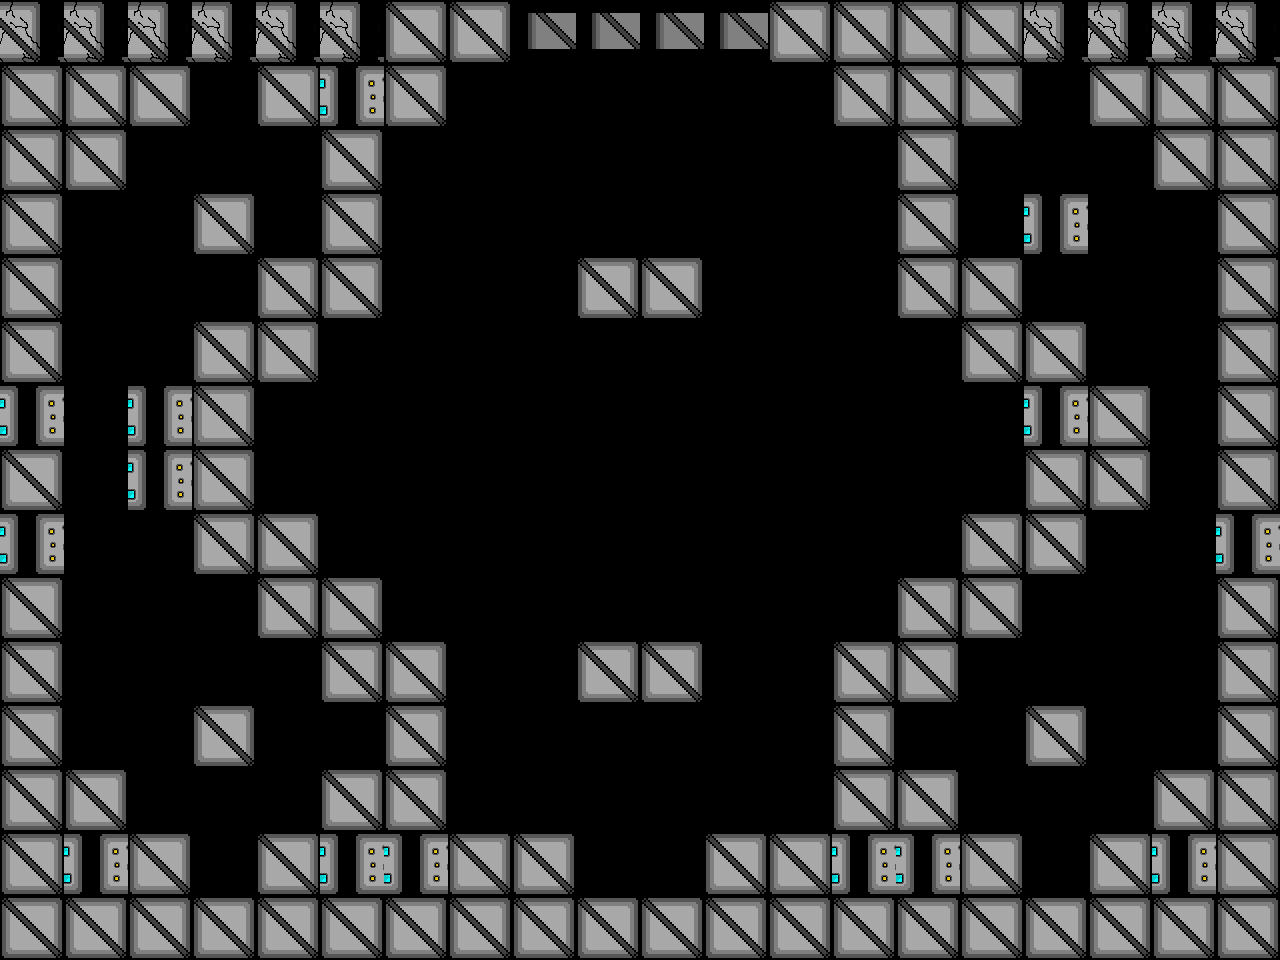

This game map was drawn from its Tiled (.tmx) file and the tilesets committed beside it. A one-line description and the trimmed map source follow:
An orthogonal 20x15 tile map with 64x64 px tiles, 1 tile layer (Tile Layer 2) and 7 objects (3x Assassin, ScrollingBackground, Player, Uno, HealthUp).

<map version="1.0" tiledversion="1.0.3" orientation="orthogonal" renderorder="right-down" width="20" height="15" tilewidth="64" tileheight="64" nextobjectid="89">
 <properties>
  <property name="assassin" value="assets/assasin_rightLeftSpritesheet_Champion.png" />
  <property name="backgroundEasy" value="assets/backgroundEasy.png" />
  <property name="backgroundHard" value="assets/backgroundHard.png" />
  <property name="backgroundMedium" value="assets/backgroundMedium.png" />
  <property name="boss" value="assets/boss.png" />
  <property name="bossexplosion" value="assets/bossexplosion.png" />
  <property name="damageUp" value="assets/metalBoxCoin.png" />
  <property name="explosion" value="assets/explosion.png" />
  <property name="firingRateUp" value="assets/metalBoxCoin.png" />
  <property name="healthUp" value="assets/metalBoxHeart.png" />
  <property name="largeexplosion" value="assets/largeexplosion.png" />
  <property name="loading" value="assets/loading.png" />
  <property name="moveSpeedUp" value="assets/metalBoxCoin.png" />
  <property name="newborn" value="assets/newborn_spritesheet(h54_w62)Champion.png" />
  <property name="player" value="assets/playerSpriteSheetTemp.png" />
  <property name="reward" value="assets/reward1.png" />
  <property name="smallexplosion" value="assets/smallexplosion.png" />
  <property name="uno" value="assets/uno_Static_Champion.png" />
 </properties>
 <tileset firstgid="1" name="blocks1" tilewidth="64" tileheight="64" tilecount="14" columns="14">
  <image source="blocks1.png" width="900" height="64" />
 </tileset>
 <objectgroup color="#00ff00" name="Object Layer 1">
  <object id="59" name="Background" type="ScrollingBackground" x="0" y="0" width="64" height="64">
   <properties>
    <property name="numFrames" value="1" />
    <property name="textureHeight" value="960" />
    <property name="textureID" value="backgroundHard" />
    <property name="textureWidth" value="1280" />
   </properties>
  </object>
  <object id="55" name="Player1" type="Player" x="618.666" y="782.58" width="34" height="64">
   <properties>
    <property name="numFrames" value="6" />
    <property name="textureHeight" value="60" />
    <property name="textureID" value="player" />
    <property name="textureWidth" value="34" />
   </properties>
  </object>
  <object id="82" name="Assassin1" type="Assassin" x="334.5" y="402.5" width="99" height="99">
   <properties>
    <property name="numFrames" value="4" />
    <property name="textureHeight" value="100" />
    <property name="textureID" value="assassin" />
    <property name="textureWidth" value="100" />
   </properties>
  </object>
  <object id="83" name="Assassin1" type="Assassin" x="590.5" y="334.5" width="99" height="99">
   <properties>
    <property name="numFrames" value="4" />
    <property name="textureHeight" value="100" />
    <property name="textureID" value="assassin" />
    <property name="textureWidth" value="100" />
   </properties>
  </object>
  <object id="84" name="Assassin1" type="Assassin" x="852.5" y="394.5" width="99" height="99">
   <properties>
    <property name="numFrames" value="4" />
    <property name="textureHeight" value="100" />
    <property name="textureID" value="assassin" />
    <property name="textureWidth" value="100" />
   </properties>
  </object>
  <object id="85" name="Uno1" type="Uno" x="617.5" y="494.5" width="39" height="51">
   <properties>
    <property name="numFrames" value="2" />
    <property name="textureHeight" value="51" />
    <property name="textureID" value="uno" />
    <property name="textureWidth" value="39" />
   </properties>
  </object>
  <object id="87" name="HealthUp" type="HealthUp" x="608" y="166" width="64" height="64">
   <properties>
    <property name="numFrames" value="1" />
    <property name="textureHeight" value="64" />
    <property name="textureID" value="healthUp" />
    <property name="textureWidth" value="64" />
   </properties>
  </object>
 </objectgroup>
 <layer name="Tile Layer 2" width="20" height="15">
  <properties>
   <property name="collidable" value="" />
  </properties>
  <data>[300 cells, 140 non-empty, 4 distinct tile ids]</data>
 </layer>
</map>
